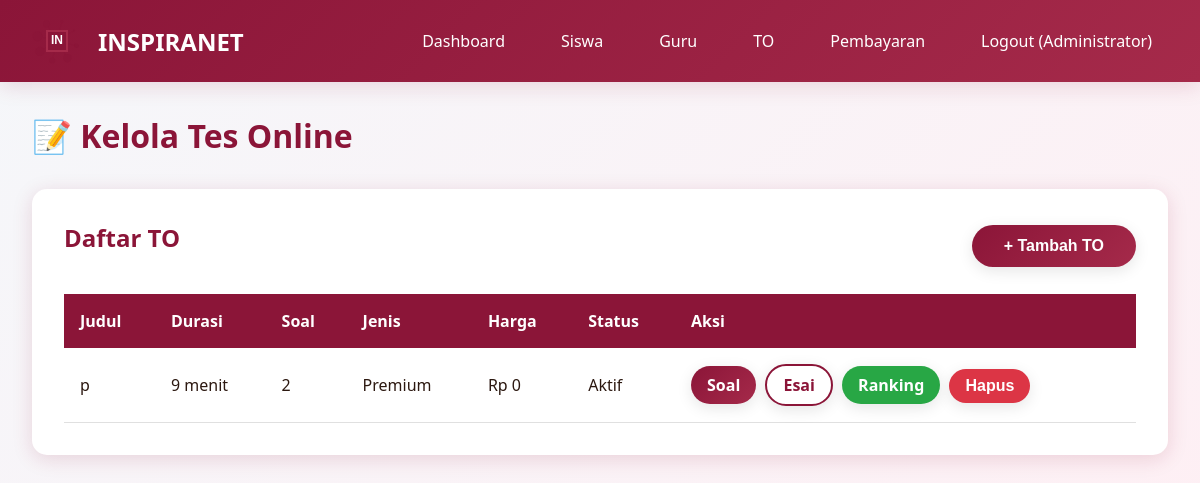
The page /admin/exams (signed in) on the database as committed earlier.
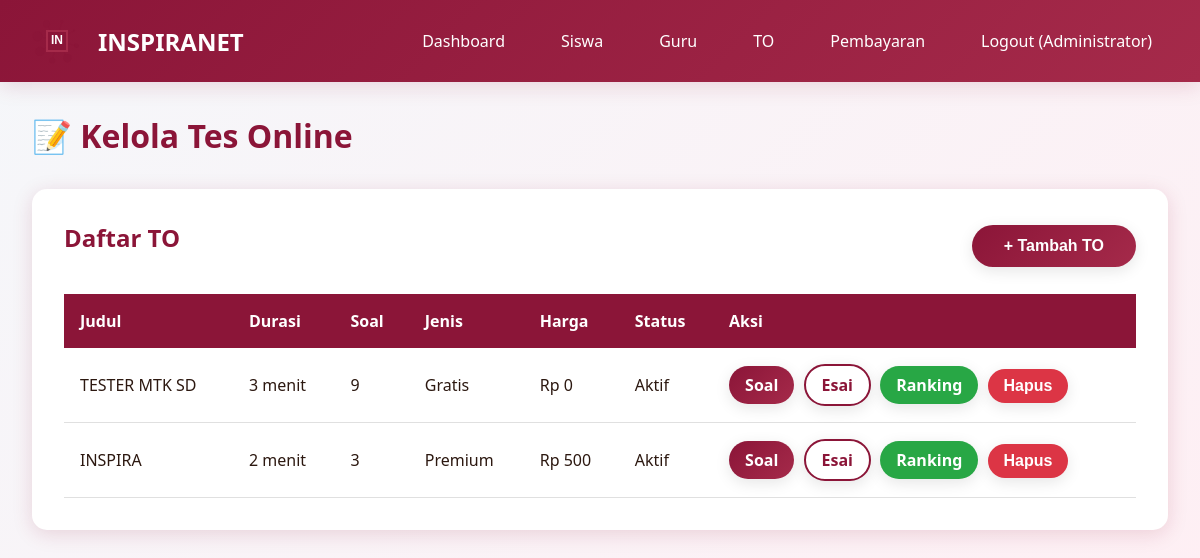
The same page on the database as committed later.
### models.py (models this page shows)
class Exam(db.Model):
    __tablename__ = 'exams'
    id = db.Column(db.Integer, primary_key=True)
    title = db.Column(db.String(200), nullable=False)
    description = db.Column(db.Text, nullable=True)
    duration_minutes = db.Column(db.Integer, nullable=False, default=120)
    total_questions = db.Column(db.Integer, nullable=False, default=0)
    is_premium = db.Column(db.Boolean, default=False)
    price = db.Column(db.Integer, default=0)
    is_active = db.Column(db.Boolean, default=True)
    created_by = db.Column(db.Integer, db.ForeignKey('users.id'), nullable=False)
    created_at = db.Column(db.DateTime, default=datetime.utcnow)
    questions = db.relationship('Question', backref='exam', lazy=True, cascade='all, delete-orphan')
    attempts = db.relationship('ExamAttempt', backref='exam', lazy=True, cascade='all, delete-orphan')
    payments = db.relationship('Payment', backref='exam', lazy=True, cascade='all, delete-orphan')
    leaderboard_entries = db.relationship('Leaderboard', backref='exam', lazy=True, cascade='all, delete-orphan')

### app.py (the view)
@app.route('/admin/exams')
@login_required
def admin_exams():
    if current_user.role != 'admin':
        flash('Akses ditolak!', 'danger')
        return redirect(url_for('index'))
    exams = Exam.query.all()
    return render_template('admin_exams.html', exams=exams)

### app.py (called while the page is built)
@login_manager.user_loader
def load_user(user_id):
    return User.query.get(int(user_id))

@app.before_request
def ensure_db():
    if not hasattr(app, '_db_initialized'):
        app._db_initialized = True
        init_database()

### templates/admin_exams.html (shortened to what this page needs)
{% extends "base.html" %}
{% block content %}
<h1 style="color: var(--primary-color); margin-bottom: 2rem;">📝 Kelola Tes Online</h1>
<div class="card">
    <div style="display: flex; justify-content: space-between; align-items: center; margin-bottom: 1.5rem;">
        <h2>Daftar TO</h2>
        <button onclick="showModal('addExamModal')" class="btn btn-primary">+ Tambah TO</button>
    </div>
    <table class="table">
        <thead>
            <tr>
                <th>Judul</th>
                <th>Durasi</th>
                <th>Soal</th>
                <th>Jenis</th>
                <th>Harga</th>
                <th>Status</th>
                <th>Aksi</th>
            </tr>
        </thead>
        <tbody>
            {% for exam in exams %}
            <tr>
                <td>{{ exam.title }}</td>
                <td>{{ exam.duration_minutes }} menit</td>
                <td>{{ exam.total_questions }}</td>
                <td>{{ 'Premium' if exam.is_premium else 'Gratis' }}</td>
                <td>Rp {{ exam.price if exam.is_premium else 0 }}</td>
                <td>{{ 'Aktif' if exam.is_active else 'Nonaktif' }}</td>
                <td>
                    <a href="{{ url_for('admin_questions', id=exam.id) }}" class="btn btn-primary" style="padding: 0.5rem 1rem; text-decoration: none; margin-right: 5px;">Soal</a>
                    <a href="{{ url_for('admin_view_essay_answers', exam_id=exam.id) }}" class="btn btn-secondary" style="padding: 0.5rem 1rem; text-decoration: none; margin-right: 5px;">Esai</a>
                    <a href="{{ url_for('leaderboard', exam_id=exam.id) }}" class="btn btn-success" style="padding: 0.5rem 1rem; text-decoration: none; margin-right: 5px;">Ranking</a>
                    <form method="POST" action="{{ url_for('admin_delete_exam', id=exam.id) }}" style="display: inline;" data-confirm-delete>
                        <button type="submit" class="btn btn-danger" style="padding: 0.5rem 1rem;">Hapus</button>
                    </form>
                </td>
            </tr>
            {% endfor %}
        </tbody>
    </table>
</div>
{% endblock %}

Rows that differ between the two databases and show on the page:
removed Exam: title "p", duration_minutes "9", total_questions "2", is_premium "Premium", is_premium+price "0", is_active "Aktif"
added Exam: title "TESTER MTK SD", duration_minutes "3", total_questions "9", is_premium "Gratis", is_premium "0", is_active "Aktif"
added Exam: title "INSPIRA", duration_minutes "2", total_questions "3", is_premium "Premium", is_premium+price "500", is_active "Aktif"
